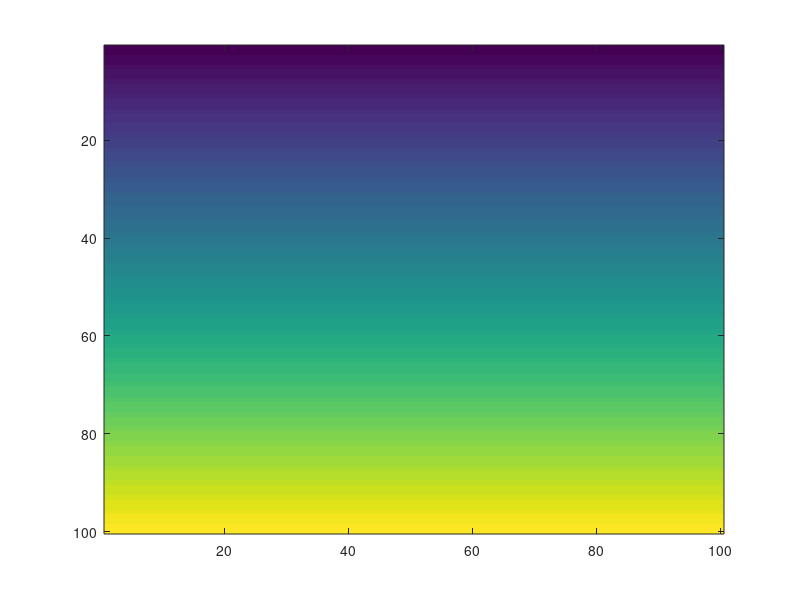

Source code (MATLAB):
m = zeros(100, 100);
for i = 1:size(m, 1)
    for j = 1:size(m, 2)
        m(i, j) = 2*i;
    end
end
imagesc(m)

        